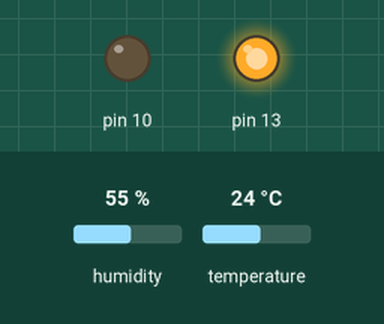
Simulated run of this sketch. Board: Arduino Uno, built with avr-gcc and run on an emulated ATmega328P. Shown: output pins drawn as LEDs (lit = HIGH). The inputs (shaded band) are chosen by the test bench; at power-on: temperature 24 °C, humidity 55 %. The local clock reads 2024-03-15 10:24:30 at power-on unless the sketch sets it; storage starts empty; what the sketch prints to the serial monitor is not drawn.

Above: at 6.8 s.
6.9 s: temperature set to 22.6 °C
12.2 s: temperature set to 21.6 °C
Timing chart, 0 to 15.2 s (numbered marks = the images above; inputs shaded):
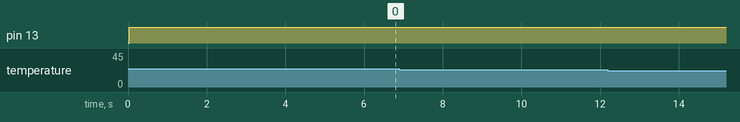

Measured:
- after the input at 6.9 s, every drawn part: stays the same
- after the input at 12.2 s, every drawn part: stays the same

The sketch:

Task2.2C.ino
```cpp
//Libraries
#include <DHT.h>
#include "SD.h"
#include <Wire.h>
#include "RTClib.h"

//Constants
#define DHTPIN 2     // what pin we're connected to for the temp sensor (2)
#define DHTTYPE DHT22   // DHT 22
#define LOG_INTERVAL  2000 // mills between entries.
#define SYNC_INTERVAL 2000 // mills between calls to flush() - to write data to the card
uint32_t syncTime = 0; // time of last sync()
DHT dht(DHTPIN, DHTTYPE); // Initialize DHT sensor for normal 16mhz Arduino

#define ECHO_TO_SERIAL   1 // echo data to serial port. 1 is on, 0 is off


//Variables
float temp; //Stores temperature value

RTC_DS1307 RTC; // define the Real Time Clock object

// for the data logging shield, we use digital pin 10 for the SD cs line
const int chipSelect = 10;

// the logging file
File logfile;

void setup()
{
    Serial.begin(9600);

    // initialize the SD card
    initSDcard();

    // create a new file
    createFile();

    //Connect to RTC
    initRTC();

    dht.begin();

     logfile.println("datetime,temp");

     if(ECHO_TO_SERIAL){
        Serial.println("datetime,temp");
     }

     pinMode(13, OUTPUT);

}

void loop()
{

    digitalWrite(13, HIGH);

    DateTime now;

     // delay for the amount of time we want between readings
    delay((LOG_INTERVAL - 1) - (millis() % LOG_INTERVAL));

    //Get the time from the RTC
      now = RTC.now();
      //Print the time and date in format DD/MM/YYYY HH:MM:SS
      logfile.print(now.day(), DEC);
      logfile.print("/");
      logfile.print(now.month(), DEC);
      logfile.print("/");
      logfile.print(now.year(), DEC);
      logfile.print(" ");
      logfile.print(now.hour(), DEC);
      logfile.print(":");
      logfile.print(now.minute(), DEC);
      logfile.print(":");
      logfile.print(now.second(), DEC);
      if ( ECHO_TO_SERIAL) { //If echo to serial is on, print to serial too
        Serial.print(now.day(), DEC);
        Serial.print("/");
        Serial.print(now.month(), DEC);
        Serial.print("/");
        Serial.print(now.year(), DEC);
        Serial.print(" ");
        Serial.print(now.hour(), DEC);
        Serial.print(":");
        Serial.print(now.minute(), DEC);
        Serial.print(":");
        Serial.print(now.second(), DEC);
      }

    //Read data and store it to variable temp
    temp= dht.readTemperature();


    //Print temp and humidity values to file
    logfile.print(", ");
    logfile.println(temp);

    if (ECHO_TO_SERIAL){ //If we want to echo to serial do it too
      Serial.print(", ");
      Serial.println(temp);
    }

      //Run temp check for AC UNIT

    if (temp > 22){
      Serial.println("Temperature is too High");
    } else if (temp < 20){
      Serial.println("Temperature is too Low");
    } else {
      Serial.println("Temperature is ideal");
    }

  if ((millis() - syncTime) < SYNC_INTERVAL) return; //Once the desired amount of time has passed (2 seconds)
  //Return

  //Update the time to ensure we check every 2 seconds
  syncTime = millis();

  //Ensures that any bytes written to the file are physically saved to the SD card.
  logfile.flush();
}

//This function is a halt, if there is a fatal error, pause the program indefinitely.
void error(char const *str)
{
  Serial.print("error: ");
  Serial.println(str);

  while (1);
}

void initSDcard()
{
  Serial.print("Initializing SD card...");
  // make sure that the default chip select pin is set to
  // output, even if you don't use it:
  pinMode(10, OUTPUT);

  // see if the card is present and can be initialized:
  if (!SD.begin(chipSelect)) {
    Serial.println("Card failed, or not present");
    // don't do anything more:
    return;
  }
  Serial.println("card initialized.");

}


void createFile()
{
  //file name must be in 8.3 format (name length at most 8 characters, follwed by a '.' and then a three character extension.
  //This loop will allow for 99 files to be stored
  char filename[] = "TEMP00.CSV";
  for (uint8_t i = 0; i < 100; i++) {
    filename[4] = i / 10 + '0';
    filename[5] = i % 10 + '0';
    if (! SD.exists(filename)) {
      // only open a new file if it doesn't exist
      logfile = SD.open(filename, FILE_WRITE);
      break;  // leave the loop!
    }
  }

  if (! logfile) {
    error("couldnt create file");
  }

  Serial.print("Logging to: ");
  Serial.println(filename);
}

void initRTC()
{
  Wire.begin();
  if (!RTC.begin()) {
    logfile.println("RTC failed");
     if (ECHO_TO_SERIAL){
      Serial.println("RTC failed");
     }
  }

}
```
